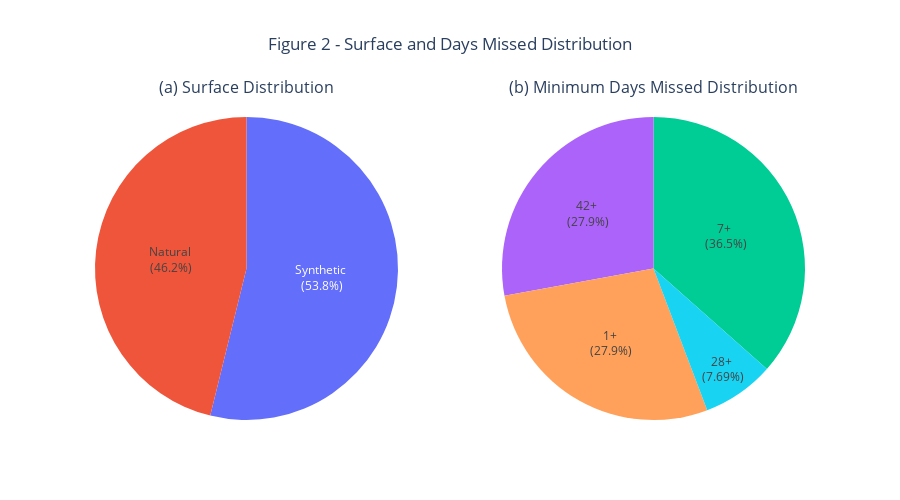

Notebook code for this chart:
### Markdown cell above
As can be noted, injuries on the knee and on the ankle are in high number, while injuries in heel are in minor number. It's interisting to note that foot and toes are the same count of injuries, as they have basically the same location.<br>
<br>
Let's see the distribution of `Surface` and `DaysMissed`, as shown on Figure 2.

### Code cell
df_aux = inj_playlist.loc[inj_playlist['BodyPart'].notnull()]
df_aux = inj_playlist.drop_duplicates(subset="PlayKey", keep="first", inplace=False)

fig = make_subplots(rows=1, cols=2, specs=[[{"type": "domain"}, {"type": "domain"}]], 
                    shared_xaxes=True, shared_yaxes=True,
                    vertical_spacing=1,
                    subplot_titles = ('(a) Surface Distribution', 
                                      '(b) Minimum Days Missed Distribution'))

features = ["Surface", "DaysMissed"]
col_num = 1
for i in features:
    value = df_aux[i].value_counts()
    label = value.index
    fig.add_trace(go.Pie(labels=label, 
                         values=value,
                         showlegend=False,
                         hoverinfo="value",
                         title_text=" ",
                         title_position = "top center",
                         texttemplate = "%{label} <br>(%{percent})",
                         textposition = "inside"),
                         row=1, col=col_num)
    col_num = col_num+1

fig.update_layout(height=500, title="Figure 2 - Surface and Days Missed Distribution", title_x=0.5)
fig.show()

### Figure 1 — Plotly figure (JSON) as saved in the notebook; plotly's stock layout.template omitted (floating-point values rounded to 4 significant figures)
{"data": [{"domain": {"x": [0, 0.45], "y": [0, 1]}, "hoverinfo": "value", "labels": ["Synthetic", "Natural"], "showlegend": false, "textposition": "inside", "texttemplate": "%{label} <br>(%{percent})", "title": {"position": "top center", "text": " "}, "type": "pie", "values": [56, 48]}, {"domain": {"x": [0.55, 1], "y": [0, 1]}, "hoverinfo": "value", "labels": ["7+", "42+", "1+", "28+"], "showlegend": false, "textposition": "inside", "texttemplate": "%{label} <br>(%{percent})", "title": {"position": "top center", "text": " "}, "type": "pie", "values": [38, 29, 29, 8]}], "layout": {"annotations": [{"font": {"size": 16}, "showarrow": false, "text": "(a) Surface Distribution", "x": 0.225, "xanchor": "center", "xref": "paper", "y": 1, "yanchor": "bottom", "yref": "paper"}, {"font": {"size": 16}, "showarrow": false, "text": "(b) Minimum Days Missed Distribution", "x": 0.775, "xanchor": "center", "xref": "paper", "y": 1, "yanchor": "bottom", "yref": "paper"}], "height": 500, "title": {"text": "Figure 2 - Surface and Days Missed Distribution", "x": 0.5}}}
